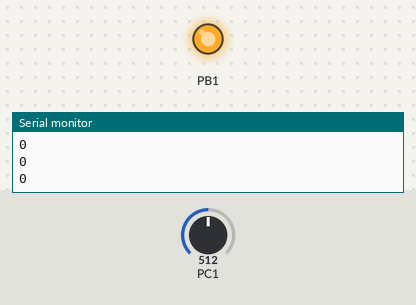
Bench run of a program on a simulated ATmega328P, built with avr-gcc and emulated at 16 MHz. On the bench: output pins drawn as LEDs (lit = HIGH), the last lines printed to the serial monitor. The test bench sets the inputs (shaded band); at power-on: PC1 = 512.

Above: at 1.3 s.
1.4 s: PC1 set to 592
3.2 s: PC1 set to 616
At 4.4 s:
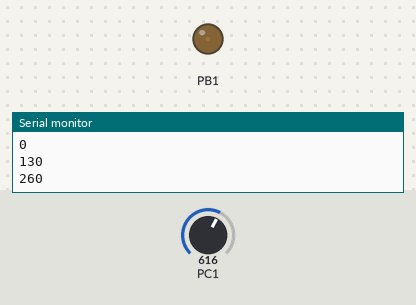
6.2 s: PC1 set to 306
At 7.7 s:
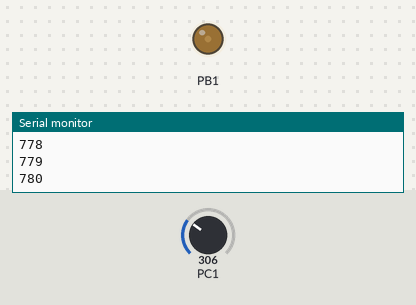
Timing chart, 0 to 9.2 s (numbered marks = the images above; inputs shaded):
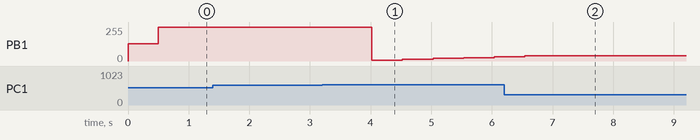

The program:

main.c
```c
/*
 * TP0 Control III.c
 *
 * Created: 24/8/2025 14:55:34
 * Author : nacho
 */

#include "funciones.h"
#include "UART.h"
#include <avr/io.h>
#include <avr/interrupt.h>
#include <util/delay.h>
#include <stdio.h>

volatile uint16_t tension_entrada;
volatile uint16_t tension_filtrada = 0;
uint8_t flag_lectura_ADC = 0;

#define referencia 3000 // (En milivoltios)

ISR(TIMER1_OVF_vect) {

	flag_lectura_ADC = 1;

	};

int main(void)
{
    setup_ADC();
	setup_PWM();
	USART_init();
	sei();

    while (1) {

		if (flag_lectura_ADC) {
			flag_lectura_ADC = 0;

			tension_entrada = leer_ADC();
			tension_filtrada = filtro_RC(referencia - tension_entrada);
			USART_put_uint16(tension_filtrada);
			OCR1A = tension_a_WC(tension_filtrada);

		}
    }
    return 0;
}
```

UART.c
```c
#include <avr/io.h>

#include "uart.h"

void USART_init(void) {
	// Configurar Baud Rate
	UBRR0H = (uint8_t)(BAUD_PRESCALLER >> 8);
	UBRR0L = (uint8_t)(BAUD_PRESCALLER);

	// Habilitar transmisión y recepción
	UCSR0B = (1 << RXEN0) | (1 << TXEN0);

	// Configuración: 8 bits de datos, 1 bit de stop, sin paridad
	UCSR0C = (1 << UCSZ01) | (1 << UCSZ00);
}

void USART_send(unsigned char data) {
	// Esperar hasta que el buffer de transmisión esté vacío
	while (!(UCSR0A & (1 << UDRE0)));
	UDR0 = data;
}

unsigned char USART_receive(void) {
	// Esperar hasta que llegue un dato
	while (!(UCSR0A & (1 << RXC0)));
	return UDR0;
}

void USART_putstring(char* StringPtr) {
	while (*StringPtr) {
		USART_send(*StringPtr++);
	}
}

void USART_put_uint16(uint16_t variable) {
	char string_out[10];
	sprintf(string_out, "%d", variable);
	USART_putstring(string_out);
	USART_putstring("\r\n");
	_delay_ms(500);

}
```

UART.h
```c
#ifndef UART_H_
#define UART_H_

#define F_CPU        16000000UL
#define BAUDRATE     9600
#define BAUD_PRESCALLER ((F_CPU / (16UL * BAUDRATE)) - 1)

#include <avr/io.h>
#include <stdio.h>
#include <util/delay.h>


// Declaración de funciones
void USART_init(void);
unsigned char USART_receive(void);
void USART_send(unsigned char data);
void USART_putstring(char *StringPtr);
void USART_put_uint16(uint16_t variable);

#endif /* UART_H_ */
```

funciones.c
```c
#include "funciones.h"
#include <avr/io.h>
#include <avr/interrupt.h>

extern volatile uint16_t tension_entrada;
extern volatile uint16_t tension_filtrada;

void setup_ADC(void){

	/*
	PRESCALER = 128 (f_adc = 125Khz)
	ADC = ENABLE
	ADC INTERRUPT = ENABLE
	PIN DE ENTRADA = ADC1
	REFERENCIA = 5V
	*/

	ADMUX = (1 << REFS0) | (1 << MUX0);
	ADCSRA = (1 << ADEN) | (0 << ADIE) | (1 << ADPS2) | (1 << ADPS1) | (1 << ADPS0);

	}

void setup_PWM(void){

	/*
	TIMER = 1
	MODO = FAST PWM
	PRESCALER = 1 (f = 16MHz)
	COMPARADOR PERIODO = ICR1 = 16000 (1ms)
	COMPARADOR DC = OCR1A
	PIN DE  SALIDA = PB1
	DC INICIAL = 50%
	*/

	DDRB |= (1 << PB1); // OC1A = PB1 en Arduino Uno

	TCCR1A = (1 << WGM11) | (1 << COM1A1);
	TCCR1B = (1 << WGM12) | (1 << WGM13) | (1 << CS10); //
	TIMSK1 |= (1 << TOIE1);

	ICR1 = 15999;
	OCR1A = 8000;  // Valor inicial de ciclo de trabajo.

	}

uint16_t leer_ADC(){

	ADCSRA |= (1 << ADSC);

	while ( !(ADCSRA & (1 << ADIF)) ); // Se espera hasta que termine la conversion.

	ADCSRA |= (1 << ADIF);

	return ADC*C; // Devuelve el valor en milivoltios. C = 5.

	}

uint16_t filtro_RC(uint16_t error){

	// Filtrado

	float tension_salida = (alfa * tension_filtrada + beta * error);

	return (uint16_t) tension_salida;

}

uint16_t tension_a_WC(uint16_t tension){

	// Convierte un valor de tensión en milivoltios a un entero entre 0 y 15999, que se utiliza
	// como valor de comparacion del timer1.
	// Esto define el ciclo de trabajo (WC) de la PWM de salida.

	return tension *  A - 1; //  A = 16000 / (5*1024)

}
```

funciones.h
```c
/*
 * funciones.h
 *
 * Created: 24/8/2025 14:56:21
 *  Author: nacho
 */


#ifndef FUNCIONES_H_
#define FUNCIONES_H_

// Includes
#include <stdint.h>

// Constantes

#define T 1.0
#define tau 500.0
#define alfa  tau / (T + tau)
#define beta  T / (T + tau)
#define A 16000.0 / (5.0*1024.0)
#define C  5;

// Funciones de configuración

void setup_ADC(void);
void setup_PWM(void);

// Funciones generales

uint16_t leer_ADC(void);
uint16_t filtro_RC(uint16_t error);
uint16_t tension_a_WC(uint16_t tension);


#endif /* FUNCIONES_H_ */
```

Measured:
- the behaviour switches between 600 and 601 on PC1 (found by bisection; images 0 and 1)
- after the input at 3.2 s, PB1: 255/255 → 6/255 after 0.82 s, → 13/255 0.50 s later, → 19/255 0.50 s later, → 26/255 0.50 s later, … (5 changes in this stretch)
- after the input at 6.2 s, PB1: goes on until 6.5 s, then stays 39/255
